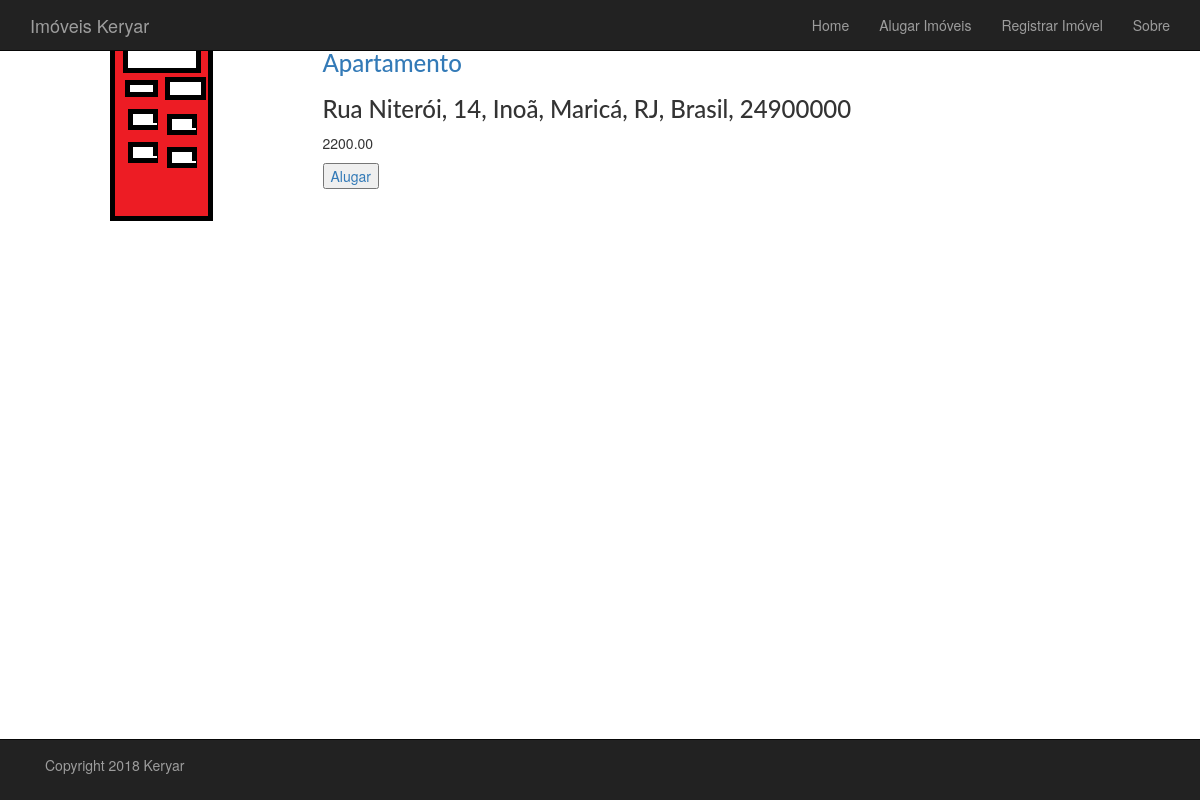
Screenshot of /aluguel/18/14_ruaniteroi_24900000/ with the database file from the repository.
### aluguel/models.py (models this page shows, shortened)
class Imovel(models.Model):
    categoria = models.ForeignKey(Categoria, related_name='imoveis')
    slug = models.SlugField(max_length=200, db_index=True, unique=True)
    imagem = models.ImageField(upload_to='aluguel/images/apts', blank=False)
    descricao = models.TextField(blank=True)
    dono = models.TextField(blank=True)
    preco = models.DecimalField(max_digits=10, decimal_places=2, db_index=True)
    numero = models.PositiveIntegerField()
    rua = models.CharField(max_length=200)
    bairro = models.CharField(max_length=200)
    cidade = models.CharField(max_length=200, db_index=True)
    estado = models.CharField(max_length=200)
    pais = models.CharField(max_length=200)
    cep = models.CharField(max_length=200)
    disponivel = models.BooleanField(default=True)
    data_cadastramento = models.DateTimeField(auto_now_add=True)
    data_atualizacao = models.DateTimeField(auto_now=True)
    endereco = models.TextField(blank=True)
    class Meta:
        ordering = ('cidade',)
        verbose_name = 'imovel'
        verbose_name_plural = 'imoveis'
    def get_absolute_path(self):
        return reverse('aluguel:exibe_imovel', args=[self.id, self.slug])

class Categoria(models.Model):
    nome = models.CharField(max_length=200, db_index=True)
    slug = models.SlugField(max_length=200, db_index=True, unique=True)
    class Meta:
        ordering = ('nome',)
        verbose_name = 'categoria'
        verbose_name_plural = 'categorias'
    def get_absolute_path(self):
        return reverse('aluguel:lista_imoveis_por_categoria', args=[self.slug])

### aluguel/views.py (the view)
# urls.py: url(r'^(?P<id>\d+)/(?P<slug_do_imovel>[-\w]+)/$', views.exibe_imovel, name='exibe_imovel'),
def exibe_imovel(request, id, slug_do_imovel):
    imovel = get_object_or_404(Imovel, id=id,
                               slug=slug_do_imovel, disponivel=True)
    return render(request, 'aluguel/imovel/exibe.html', {'imovel': imovel})

### aluguel/templates/aluguel/imovel/exibe.html
{% extends "base.html" %}
{% load static %}
{% block conteudo %}
    <div class="container">
        <div class="row">
            <div class="col-sm-3">
                <a href="#">
                    <img class="img-rounded img-responsive center-block" src="{{imovel.imagem.url}}">
                </a>
            </div>
            <div class="col-sm-9">
                <h3><a href="{{ imovel.categoria.get_absolute_path }}">{{ imovel.categoria.nome }}</a></h3>
                <h3>{{ imovel.endereco }}</h3>
                <p>{{imovel.preco}}</p>
                <a href="{{ imovel.get_absolute_path}}sucesso">
                   <input type="button" value="Alugar" />
                </a>
            </div>
        </div>
    </div>
{% endblock %}

### projectbase/static/projectbase/css/styles.css (style rules this page uses)
h1,h2,h3,h4,h5,h6 { font-family: "Lato", sans-serif }
body { padding-top: 30px; padding-bottom: 70px; background-color: white; }

### rows the page displays
Imovel: imagem (picture), categoria.nome "Apartamento", endereco "Rua Niterói, 14, Inoã, Maricá, RJ, Brasil, 24900000", preco "2200.00"
